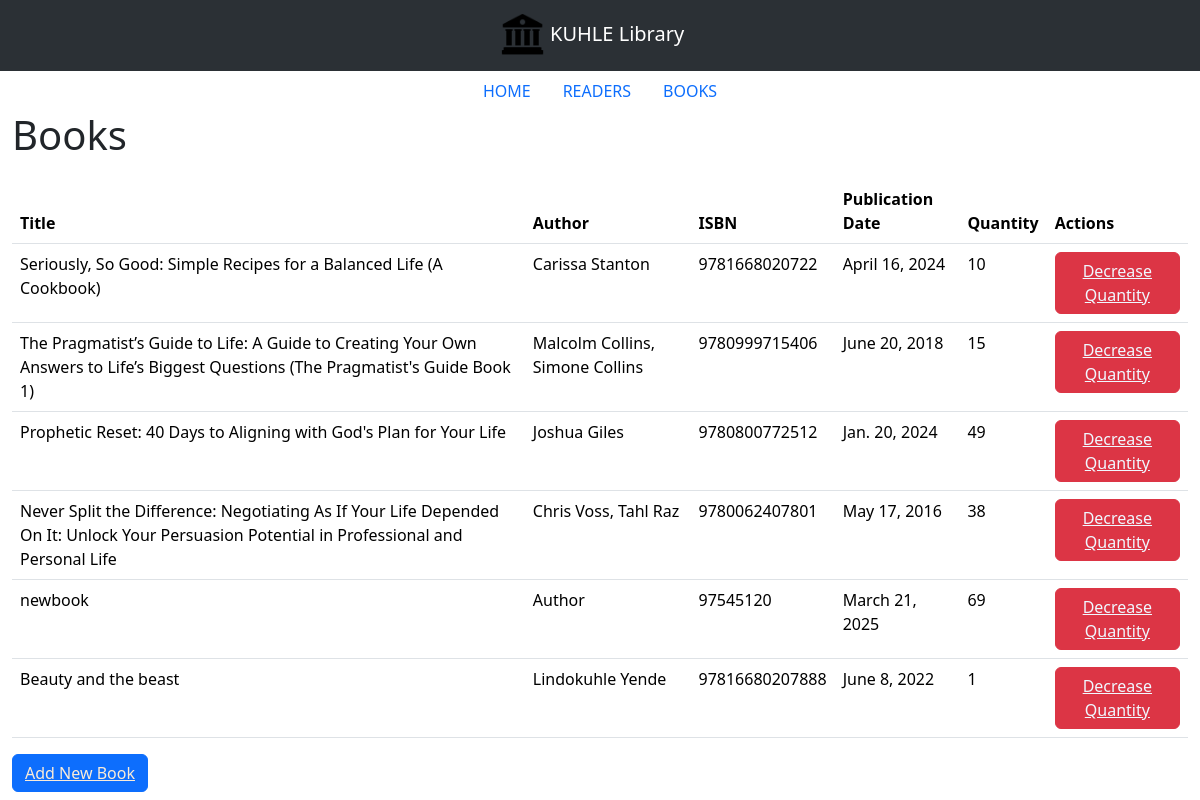
The page /books/ on the database its author committed.
### lims_app/models.py (models this page shows, shortened)
class Book(models.Model):
     title = models.CharField(max_length=200)
     author = models.CharField(max_length=100)
     isbn = models.CharField(max_length=13, unique=True)
     publication_date = models.DateField()
     quantity = models.PositiveIntegerField()

### lims_app/views.py (the view)
# urls.py: path('books/', book_list, name='book_list'),
def book_list(request):
    books = Book.objects.all()  # Query all books
    return render(request, 'book_list.html', {'books': books})

### lims_app/templates/book_list.html
<!DOCTYPE html>
{% extends "index.html" %}
{% load static %}
{% block main_content %}
<div class="container-fluid justify-content-center" id="book-list">
    <h1>Books</h1>
    <table class="table" style="margin-top: 20px;" >
        <thead>
            <tr>
                <th>Title</th>
                <th>Author</th>
                <th>ISBN</th>
                <th>Publication Date</th>
                <th>Quantity</th>
                <th>Actions</th>
            </tr>
        </thead>
        <tbody>
            {% for book in books %}
            <tr>
                <td>{{ book.title }}</td>
                <td>{{ book.author }}</td>
                <td>{{ book.isbn }}</td>
                <td>{{ book.publication_date }}</td>
                <td>{{ book.quantity }}</td>
                <td>
                    <button class="btn btn-danger"
                        style="color: aliceblue;">
                            <a href="{% url 'decrease_quantity' book.id %}" style="color: aliceblue;">Decrease Quantity</a>
                    </button>
                </td>
            </tr>
            {% empty %}
            <tr>
                <td colspan="5">No books available.</td>
            </tr>
            {% endfor %}
        </tbody>
    </table>
    <button class="btn btn-primary">
        <a href="{% url 'add_book' %}" style="color: antiquewhite;">Add New Book</a>
    </button>
</div>
{% endblock main_content %}

### rows shown on the page
Book: title "Seriously, So Good: Simple Recipes for a Balanced Life (A Cookbook)", author "Carissa Stanton", isbn "9781668020722", publication_date "April 16, 2024", quantity "10"
Book: title "The Pragmatist’s Guide to Life: A Guide to Creating Your Own Answers to Life’s Biggest Questions (The Pragmatist's Guide Book 1)", author "Malcolm Collins, Simone Collins", isbn "9780999715406", publication_date "June 20, 2018", quantity "15"
Book: title "Prophetic Reset: 40 Days to Aligning with God's Plan for Your Life", author "Joshua Giles", isbn "9780800772512", publication_date "Jan. 20, 2024", quantity "49"
Book: title "Never Split the Difference: Negotiating As If Your Life Depended On It: Unlock Your Persuasion Potential in Professional and Personal Life", author "Chris Voss, Tahl Raz", isbn "9780062407801", publication_date "May 17, 2016", quantity "38"
Book: title "newbook", author "Author", isbn "97545120", publication_date "March 21, 2025", quantity "69"
Book: title "Beauty and the beast", author "Lindokuhle Yende", isbn "97816680207888", publication_date "June 8, 2022", quantity "1"
